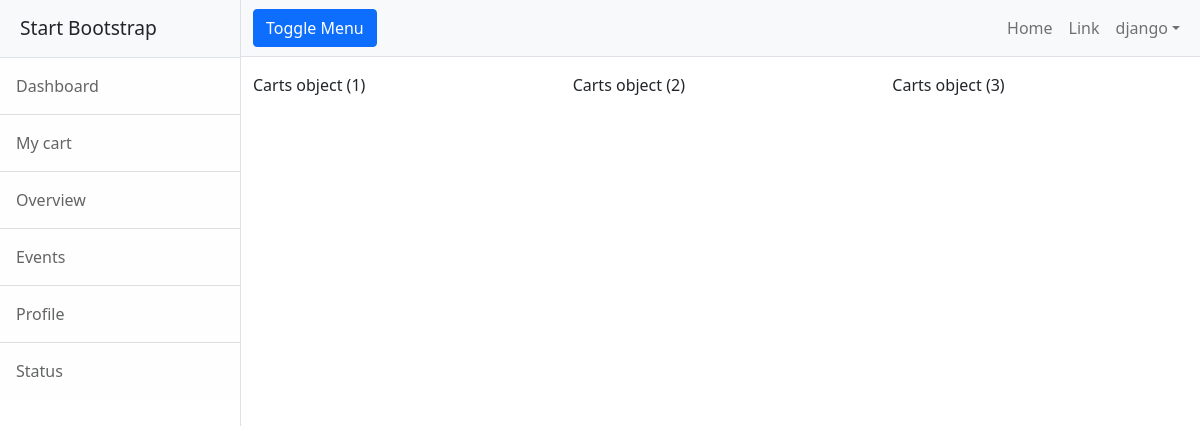
/customer/carts/all (signed in), run on the app's committed database.
### customer/models.py (models this page shows)
class Carts(models.Model):
    product = models.ForeignKey(Books, on_delete=models.CASCADE)
    user = models.ForeignKey(User, on_delete=models.CASCADE)
    date = models.DateField(auto_now_add=True)
    quantity = models.PositiveIntegerField(default=1)
    options = (
        ("incart", "incart"),
        ("order placed", "order placed"),
        ("cancelled", "cancelled")
    )
    status = models.CharField(max_length=15, choices=options, default="incart")

### customer/views.py (the view)
# urls.py: path("carts/all",views.ViewMyCart.as_view(),name="viewmycart")
class ViewMyCart(ListView):
    model = Carts
    template_name = "my_cart.html"
    context_object_name = "carts"

### customer/templates/my_cart.html
{%extends 'cbase.html'%}
{%block body_block%}
<div class="row">
    {%for cart in carts%}
    <div class="col-4 mt-3">
        {{cart}}
    </div>
    {%endfor%}
</div>
{%endblock%}

### customer/templates/cbase.html (shortened to what this page needs)
<!DOCTYPE html>
{%load static%}
<html lang="en">
<head>
    <link href="{%static 'css/styles.css'%}" rel="stylesheet"/>
    <link href="https://cdn.jsdelivr.net/npm/bootstrap@5.1.3/dist/css/bootstrap.min.css" rel="stylesheet"
>
</head>
<body>
<div class="d-flex" id="wrapper">
    <div class="border-end bg-white" id="sidebar-wrapper">
        <div class="sidebar-heading border-bottom bg-light">Start Bootstrap</div>
        <div class="list-group list-group-flush">
            <a class="list-group-item list-group-item-action list-group-item-light p-3" href="#!">Dashboard</a>
            <a class="list-group-item list-group-item-action list-group-item-light p-3" href="{%url 'viewmycart' %}">My
                cart</a>
            <a class="list-group-item list-group-item-action list-group-item-light p-3" href="#!">Overview</a>
            <a class="list-group-item list-group-item-action list-group-item-light p-3" href="#!">Events</a>
            <a class="list-group-item list-group-item-action list-group-item-light p-3" href="#!">Profile</a>
            <a class="list-group-item list-group-item-action list-group-item-light p-3" href="#!">Status</a>
        </div>
    </div>
    <div id="page-content-wrapper">
        <nav class="navbar navbar-expand-lg navbar-light bg-light border-bottom">
            <div class="container-fluid">
                <button class="btn btn-primary" id="sidebarToggle">Toggle Menu</button>
                <div class="collapse navbar-collapse" id="navbarSupportedContent">
                    <ul class="navbar-nav ms-auto mt-2 mt-lg-0">
                        <li class="nav-item active"><a class="nav-link" href="#!">Home</a></li>
                        <li class="nav-item"><a class="nav-link" href="#!">Link</a></li>
                        <li class="nav-item dropdown">
                            <a class="nav-link dropdown-toggle" id="navbarDropdown" href="#" role="button"
                               data-bs-toggle="dropdown" aria-haspopup="true" aria-expanded="false">{{request.user}}</a>
                        </li>
                    </ul>
                </div>
            </div>
        </nav>
        <div class="container-fluid">
            {%block body_block%}
            {%endblock%}
        </div>
    </div>
</div>
</body>
</html>

### data on the page
Carts: id "Carts object (1)"
Carts: id "Carts object (2)"
Carts: id "Carts object (3)"

### other printed values
{{ request.user }} "django"
